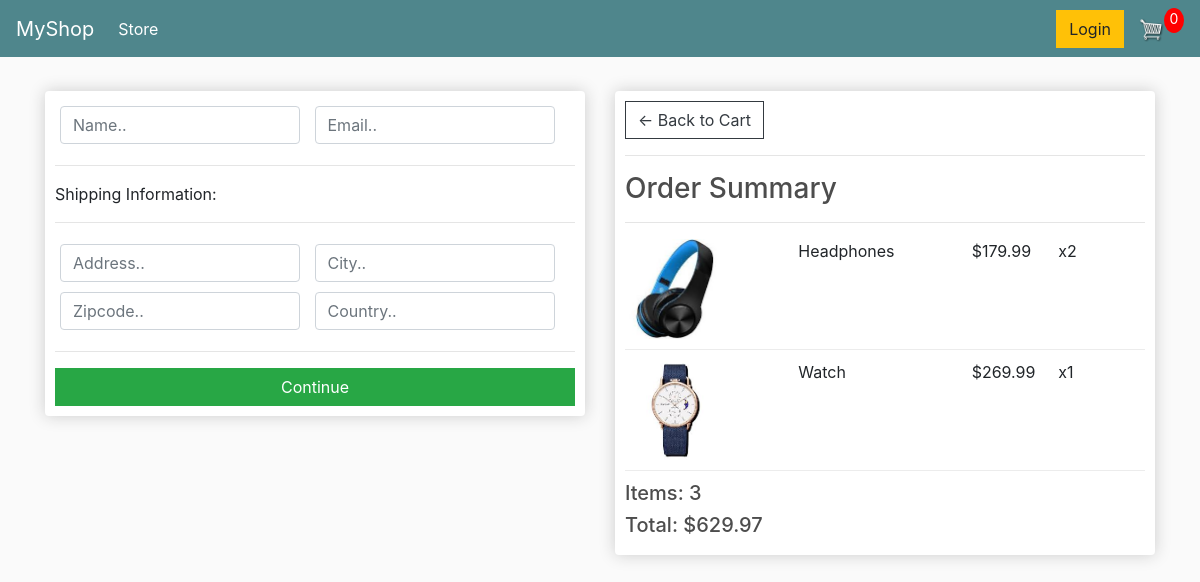
Screenshot of /checkout/ (signed in) with the database file from the repository.
### store/models.py (models this page shows, shortened)
class OrderItem(models.Model):
    product = models.ForeignKey(Product, on_delete=models.SET_NULL, null=True)
    order = models.ForeignKey(Order, on_delete=models.SET_NULL, null=True)
    quantity = models.IntegerField(default=0, null=True, blank=True)
    date_added = models.DateTimeField(auto_now_add=True)
    @property
    def get_total(self):
        return self.product.price * self.quantity

class Product(models.Model):
    name = models.CharField(max_length=200)
    price = models.FloatField()
    digital = models.BooleanField(default=False, null=True, blank=True)
    image = models.ImageField(null=True, blank=True)
    @property
    def imageURL(self):
        try:
            url = self.image.url
        except:
            url = ''
        return url

class Order(models.Model):
    customer = models.ForeignKey(Customer, on_delete=models.SET_NULL, null=True, blank=True)
    date_ordered = models.DateTimeField(auto_now_add=True)
    complete = models.BooleanField(default=False)
    transaction_id = models.CharField(max_length=200, null=True)
    @property
    def get_cart_total(self):
        items = self.orderitem_set.all()
        total = sum([item.get_total for item in items])
        return total
    @property
    def get_cart_items(self):
        items = self.orderitem_set.all()
        total = sum([item.quantity for item in items])
        return total

### store/views.py (the view)
# urls.py: path('checkout/', views.checkout, name='checkout'),
def checkout(request):
    if request.user.is_authenticated:
        customer = request.user.customer
        order, created = Order.objects.get_or_create(customer=customer, complete=False)
        items = order.orderitem_set.all()
    else:
        order = {'get_cart_total': 0, 'get_cart_items': 0}
        items = []
    context = {'items': items, 'order': order}
    return render(request, 'store/checkout.html', context)

### store/templates/store/checkout.html (shortened to what this page needs)
{% extends 'store/base.html' %}
{% load static %}
{% block content %}
    <div class="row">
        <div class="col-lg-6">
            <div class="box-element" id="form-wrapper">
                <form id="form">
                    <div id="user-info">
                        <div class="form-field">
                            <input required class="form-control" type="text" name="name" placeholder="Name..">
                        </div>
                        <div class="form-field">
                            <input required class="form-control" type="email" name="email" placeholder="Email..">
                        </div>
                    </div>
                    <div id="shipping-info">
                        <hr>
                        <p>Shipping Information:</p>
                        <hr>
                        <div class="form-field">
                            <input class="form-control" type="text" name="address" placeholder="Address..">
                        </div>
                        <div class="form-field">
                            <input class="form-control" type="text" name="city" placeholder="City..">
                        </div>
                        <div class="form-field">
                            <input class="form-control" type="text" name="zipcode" placeholder="Zipcode..">
                        </div>
                        <div class="form-field">
                            <input class="form-control" type="text" name="country" placeholder="Country..">
                        </div>
                    </div>
                    <hr>
                    <input id="form-button" class="btn btn-success btn-block" type="submit" value="Continue">
                </form>
            </div>
            <br>
        </div>
        <div class="col-lg-6">
			<div class="box-element">
				<a  class="btn btn-outline-dark" href="{% url 'cart' %}">&#x2190; Back to Cart</a>
				<hr>
				<h3>Order Summary</h3>
                <hr>
                {% for item in items %}
				<div class="cart-row">
					<div style="flex:2"><img class="row-image" src="{{item.product.imageURL}}"></div>
					<div style="flex:2"><p>{{item.product.name}}</p></div>
					<div style="flex:1"><p>${{item.product.price}}</p></div>
					<div style="flex:1"><p>x{{item.quantity}}</p></div>
                </div>
                {% endfor %}
				<h5>Items: {{order.get_cart_items}}</h5>
				<h5>Total: ${{order.get_cart_total|floatformat:2}}</h5>
			</div>
        </div>
    </div>
{% endblock %}

### static/css/main.css (style rules this page uses)
body { background-color: hsl(0, 0%, 98%); }
h1,h2,h3,h4,h5,h6 { color:hsl(0, 0%, 30%); }
.box-element { box-shadow:hsl(0, 0%, 80%) 0 0 16px; background-color: #fff; border-radius: 4px; padding: 10px; }
.col-lg-4, .col-lg-6, .col-lg-8, .col-lg-12 { margin-top: 10px; }
.btn { border-radius: 0; }
.row-image { width: 100px; }
.form-field { width:250px; display: inline-block; padding: 5px; }
.cart-row { display: flex; align-items: flex-stretch; padding-bottom: 10px; margin-bottom: 10px; border-bottom: 1px solid #ececec; }

### rows the page displays
OrderItem: product.imageURL (picture), product.name "Headphones", product.price "179.99", quantity "2"
OrderItem: product.imageURL (picture), product.name "Watch", product.price "269.99", quantity "1"
Order: get_cart_items "3", get_cart_total "629.97"
